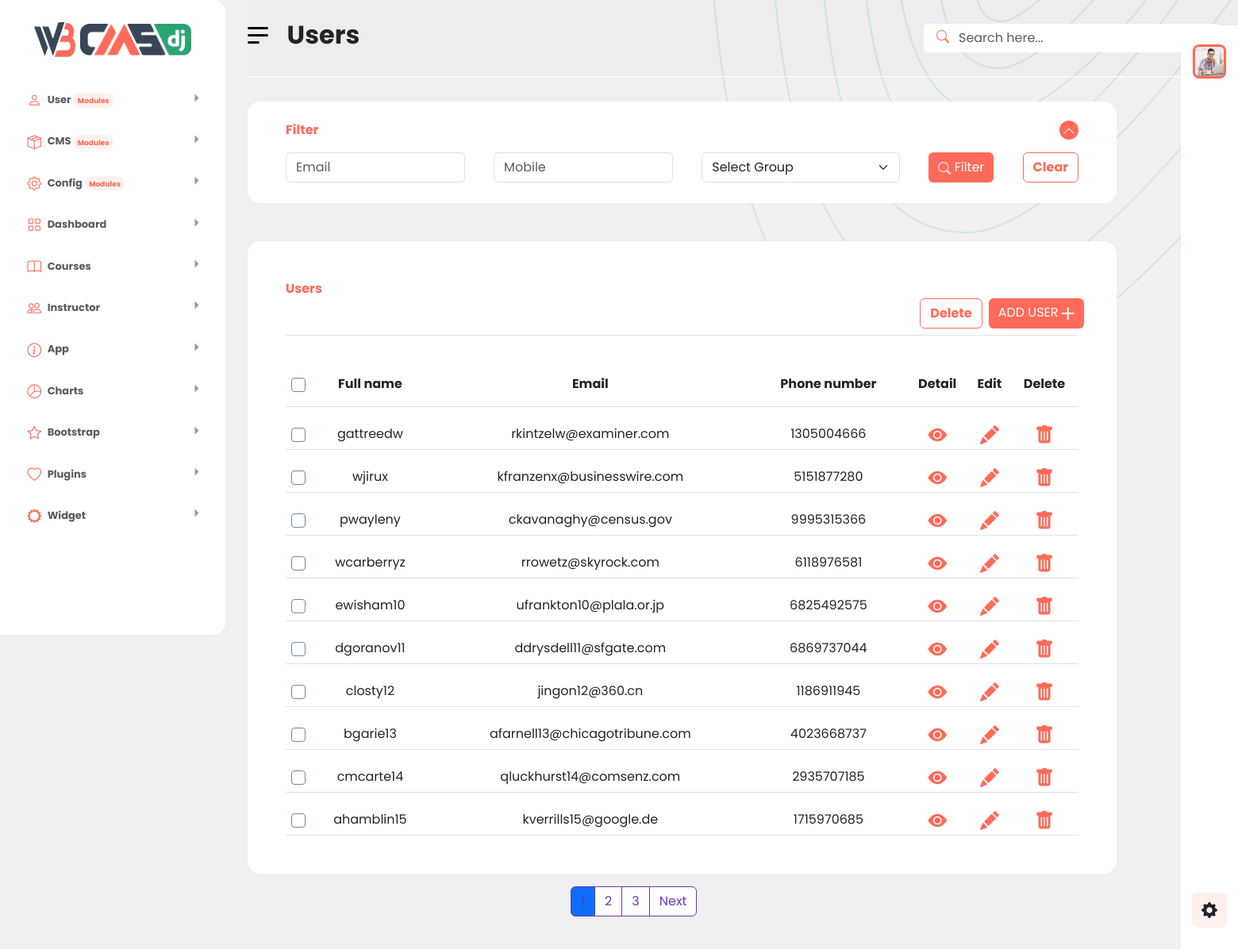
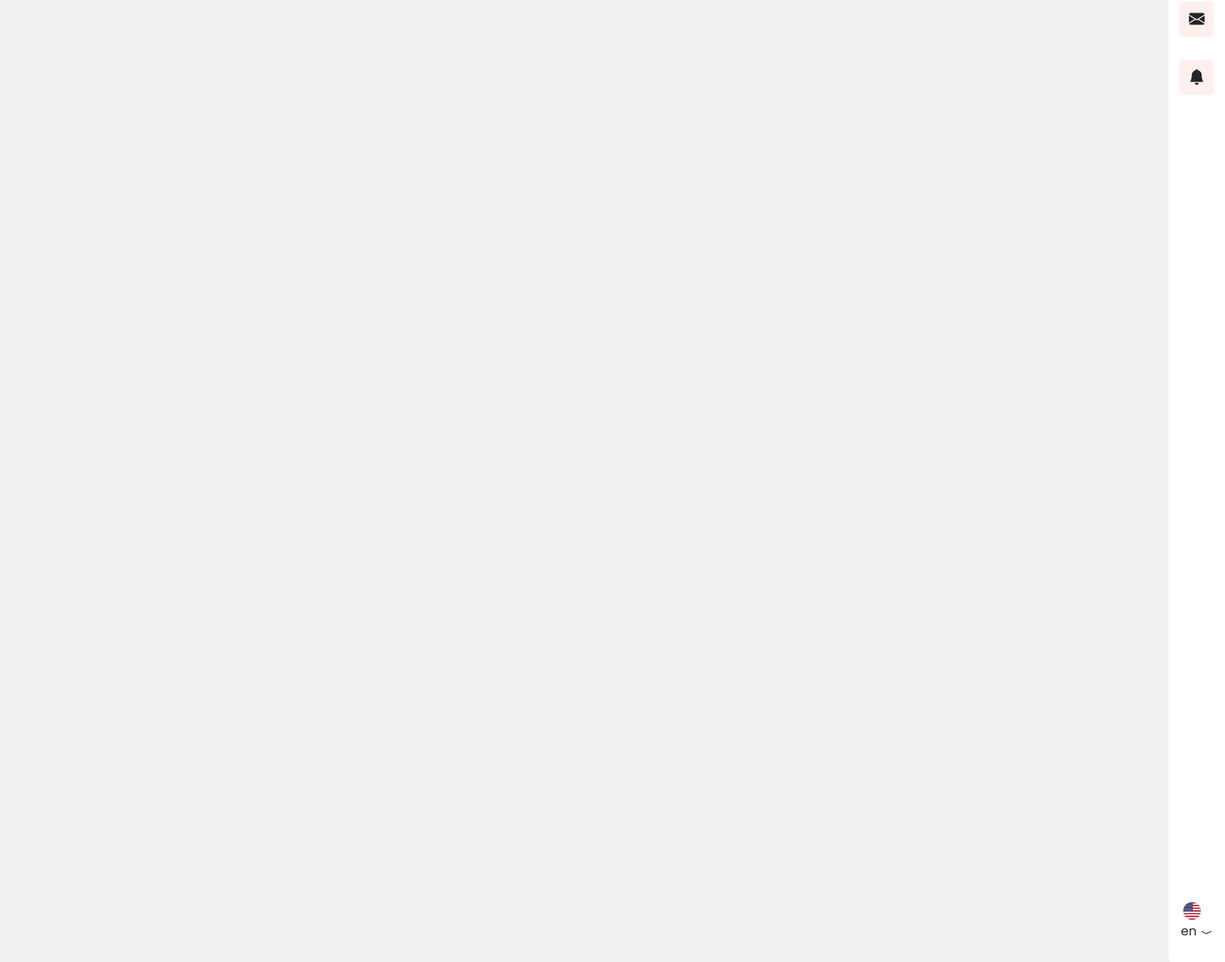
The app's page /sourceCode/User/index.php with its own data (2 pictures, top to bottom).
### tables this page shows
CREATE TABLE IF NOT EXISTS `user` (
  `id` int unsigned NOT NULL AUTO_INCREMENT,
  `username` varchar(50) NOT NULL,
  `password` varchar(50) NOT NULL,
  `email` varchar(100) NOT NULL,
  `mobilephone` char(10) NOT NULL,
  PRIMARY KEY (`id`),
  UNIQUE KEY `username` (`username`)
);

### sourceCode/Support/user.php (the view, shortened to what this page needs)
<?php
    include("../Connect/connect.php");
    if (isset($_GET['page']) && $_GET['page']>=1) {
        $page = $_GET['page'];
    } else {
        $page = 1;
    }
    $n = 10 * ($page - 1);
    $sql = "SELECT * FROM user LIMIT $n,10";
    $sqlTotalRecords = "SELECT COUNT(*) as total FROM user";
    $resultTotalRecords = mysqli_query($conn, $sqlTotalRecords);
    $rowTotalRecords = mysqli_fetch_assoc($resultTotalRecords);
    $totalRecords = $rowTotalRecords['total'];
    $results = mysqli_query($conn, $sql);
?>
<div class="bg-none">
    <div class="filer bg-white ps-5 pe-5">
        <div class="filer-dropdown container-fuild d-flex justify-content-between align-items-center class-pointer pt-4">
            <div class="nav-item color-primary d-flex align-items-center">
                <a href="#" class="nav-link fw-bold">Filter</a>
            </div>
            <div class="rounded-circle mm-active text-center icon-chevron"><i class="bi bi-chevron-up text-white"></i>
            </div>
        </div>
        <form class="form-group mt-3 d-flex justify-content-between" action="../../test/test_POST.php" method="post">
            <input type="text" id="Email" placeholder="Email" name="Email" class="form-control w-3">
            <input type="text" id="Mobile" placeholder="Mobile" name="Mobile" class="form-control w-3">
            <select class="form-select w-3">
                <option>Select Group</option>
            </select>
            <button class="btn btn-filter"><i class="bi bi-search"></i> <span>Filter</span></button>
            <button class="btn btn-clear">Clear</button>
        </form>
    </div>
    <div class="page bg-white ps-5 pe-5 mt-5">
        <div class="text-left color-primary fw-bold mb-1 border-bottom pb-2">
            Users
            <div class="d-flex">
                <a href="" id="delete_multiple">
                    <button type="button" id="delete_multiple_btn" data-url="/en/dashboard/delete-multiple-user/" class="btn btn-delete">
                        Delete
                    </button>
                </a>
                <a href="user_add.php" class="btn btn-add">ADD USER <span class="btn-icon-end">
                    <i class="bi bi-plus-lg"></i></span>
                </a>
            </div>
        </div>
        <div class="ShowPage mt-5">
            <table class="table-user">
                <thead class="border-bottom">
                    <tr>
                        <th><input type="checkbox" class="form-check-input" id="selectAll"></th>
                        <th>Full name</th>
                        <th>Email</th>
                        <th>Phone number</th>
                        <th>Detail</th>
                        <th>Edit</th>
                        <th>Delete</th>
                    </tr>
                </thead>
                <tbody>
                    <?php
                    foreach ($results as $result) {
                    ?>
                        <tr class="border-bottom">
                            <td><input type="checkbox" class="form-check-input" value="<?php echo $result['id'];?>"></td>
                            <td> <?php echo $result['username']; ?></td>
                            <td> <?php echo $result['email']; ?></td>
                            <td> <?php echo $result['mobilephone']; ?></td>
                            <td>
                                <a class="fs-4 color-primary" href="http://localhost/W3CMS/sourceCode/User/user_detail.php?id=<?php echo $result['id'];?>">
                                    <i class="bi bi-eye-fill"></i>
                                </a>
                            </td>
                            <td>
                                <a class="fs-4 color-primary" href="http://localhost/W3CMS/sourceCode/User/user_edit.php?id=<?php echo $result['id'];?>">
                                    <i class="bi bi-pencil-fill"></i>
                                </a>
                            </td>
                            <td>
                                <a class="fs-4 color-primary user-delete-link" href="" data-bs-toggle="modal" data-bs-target="#exampleModal">
                                    <i class="bi bi-trash-fill"></i>
                                </a>
                            </td>
                        </tr>
                    <?php } ?>
                </tbody>
            </table>
        </div>
    </div>
    <div class="wrapper mt-3">
        <nav aria-label="Page navigation example">
            <ul class="pagination">
                <?php
                if ($page<$totalRecords/10 || $page+1<$totalRecords/10){
                    for ($i = $page; $i <= $page+2; $i++){?>
                        <li class="page-item <?php echo ($i == $page) ? 'active' : ''; ?>">
                            <a class="page-link" href="?page=<?php echo $i; ?>"><?php echo $i; ?></a>
                        </li>
                <?php
                    }
                }else{ ?>
                    <li class="page-item active">
                        <a class="page-link" href="?page=<?php echo $page; ?>"><?php echo $page; ?></a>
                    </li>
                <?php }?>
                <?php if ($page <$totalRecords/10) { ?>
                    <li class="page-item"><a class="page-link" href="?page=<?php echo $page + 1; ?>">Next</a></li>
                <?php } ?>
            </ul>
        </nav>
    </div>
</div>

### css/menu.css (style rules this page uses)
html, body { background-color: #F0F0F0; font-family: 'Poppins', sans-serif; }
* { box-sizing: unset !important; }
.text-left { text-align: left; }
.mm-active { color: white !important; background-color: var(--primary); transition: all 0.5s; }
.mm-active>i { color: white !important; transition: all 0.5s; }

### css/root.css (style rules this page uses)
:root { --bs-blue: #5e72e4; --bs-indigo: #6610f2; --bs-purple: #6f42c1; --bs-pink: #e83e8c; --bs-red: #EE3232; --bs-orange: #ff9900; --bs-yellow: #FFFA6F; --bs-green: #297F00; --bs-teal: #20c997; --bs-cyan: #3065D0; --bs-white: #fff; --bs-gray: #6c757d; --bs-gray-dark: #343a40; --bs-primary: #FF6A59; --bs-secondary: #4CBC9A; --bs-success: #56c760; --bs-info: #58bad7; --bs-warning: #f0a901; --bs-danger: #f75a5b; --bs-light: #c8c8c8; --bs-dark: #6e6e6e; --bs-font-sans-serif: system-ui, -apple-system, "Segoe UI", Roboto, "Helvetica Neue", Arial, "Noto Sans", "Liberation Sans", sans-serif, "Apple Color Emoji", "Segoe UI Emoji", "Segoe UI Symbol", "Noto Color Emoji"; --bs-font-monospace: SFMono-Regular, Menlo, Monaco, Consolas, "Liberation Mono", "Courier New", monospace; --primary: #FF6A59; --secondary: #4CBC9A; --secondary-dark: #3a9b7e; --primary-hover: #ff3c26; --primary-dark: #bf1400; --rgba-primary-1: rgba(255, 106, 89, 0.1); --rgba-primary-2: rgba(255, 106, 89, 0.2); --rgba-primary-3: rgba(255, 106, 89, 0.3); --rgba-primary-4: rgba(255, 106, 89, 0.4); --rgba-primary-5: rgba(255, 106, 89, 0.5); --rgba-primary-6: rgba(255, 106, 89, 0.6); --rgba-primary-7: rgba(255, 106, 89, 0.7); --rgba-primary-8: rgba(255, 106, 89, 0.8); --rgba-primary-9: rgba(255, 106, 89, 0.9); --rgba-secondary-1: rgba(76, 188, 154, 0.1); --rgba-secondary-2: rgba(76, 188, 154, 0.2); --rgba-secondary-3: rgba(76, 188, 154, 0.3); --rgba-secondary-4: rgba(76, 188, 154, 0.4); --rgba-secondary-5: rgba(76, 188, 154, 0.5); --rgba-secondary-6: rgba(76, 188, 154, 0.6); --rgba-secondary-7: rgba(76, 188, 154, 0.7); --rgba-secondary-8: rgba(76, 188, 154, 0.8); --rgba-secondary-9: rgba(76, 188, 154, 0.9); --font-family-base: Roboto, sans-serif; --font-family-title: Roboto, sans-serif; --title: #374557; }
:root { --primary: #FF6A59; --secondary: #4CBC9A; --secondary-dark: #3a9b7e; --primary-hover: #ff3c26; --primary-dark: #bf1400; --rgba-primary-1: rgba(255, 106, 89, 0.1); --rgba-primary-2: rgba(255, 106, 89, 0.2); --rgba-primary-3: rgba(255, 106, 89, 0.3); --rgba-primary-4: rgba(255, 106, 89, 0.4); --rgba-primary-5: rgba(255, 106, 89, 0.5); --rgba-primary-6: rgba(255, 106, 89, 0.6); --rgba-primary-7: rgba(255, 106, 89, 0.7); --rgba-primary-8: rgba(255, 106, 89, 0.8); --rgba-primary-9: rgba(255, 106, 89, 0.9); --rgba-secondary-1: rgba(76, 188, 154, 0.1); --rgba-secondary-2: rgba(76, 188, 154, 0.2); --rgba-secondary-3: rgba(76, 188, 154, 0.3); --rgba-secondary-4: rgba(76, 188, 154, 0.4); --rgba-secondary-5: rgba(76, 188, 154, 0.5); --rgba-secondary-6: rgba(76, 188, 154, 0.6); --rgba-secondary-7: rgba(76, 188, 154, 0.7); --rgba-secondary-8: rgba(76, 188, 154, 0.8); --rgba-secondary-9: rgba(76, 188, 154, 0.9); --font-family-base: Roboto, sans-serif; --font-family-title: Roboto, sans-serif; --title: #374557; }

### records on screen
user: username "gattreedw", email "rkintzelw@examiner.com", mobilephone "1305004666"
user: username "wjirux", email "kfranzenx@businesswire.com", mobilephone "5151877280"
user: username "pwayleny", email "ckavanaghy@census.gov", mobilephone "9995315366"
user: username "wcarberryz", email "rrowetz@skyrock.com", mobilephone "6118976581"
user: username "ewisham10", email "ufrankton10@plala.or.jp", mobilephone "6825492575"
user: username "dgoranov11", email "ddrysdell11@sfgate.com", mobilephone "6869737044"
user: username "closty12", email "jingon12@360.cn", mobilephone "1186911945"
user: username "bgarie13", email "afarnell13@chicagotribune.com", mobilephone "4023668737"
user: username "cmcarte14", email "qluckhurst14@comsenz.com", mobilephone "2935707185"
user: username "ahamblin15", email "kverrills15@google.de", mobilephone "1715970685"
